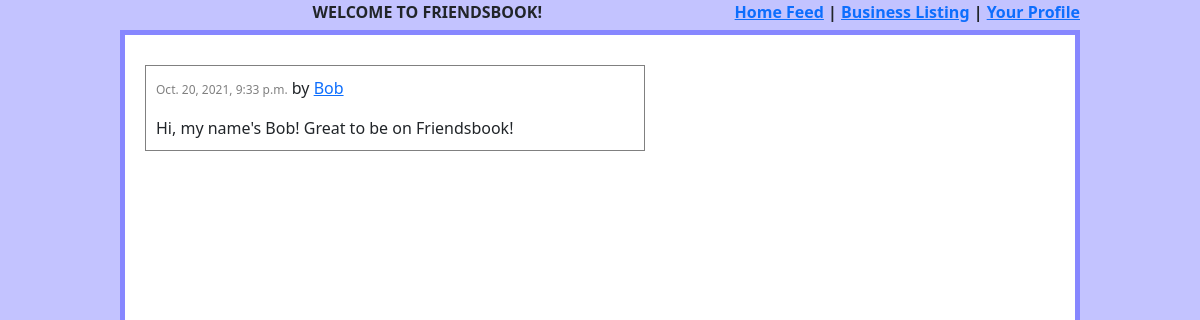
Screenshot of /post/3 with the database file from the repository.
### post/models.py (models this page shows, shortened)
class Post(models.Model):
    author = models.ForeignKey(User, null=True, blank=True, on_delete=CASCADE)
    content = models.CharField(max_length=140, validators=[validate_no_bad_words])
    created_on = models.DateTimeField('date created', auto_now_add=True)
    objects = models.Manager()
    feed_manager = FeedManager()

### post/views.py (the view)
# urls.py: path('post/<int:post_id>', post_detail, name='post'),
def post_detail(request, post_id):
    template = loader.get_template('post_detail.html')
    post = get_object_or_404(Post, id=post_id)
    return HttpResponse(template.render({'post': post}, request))

### post/templates/post_detail.html
{% include 'header.html' %}
<div class="wrapper">
    <div class="post">
        <span id="post-{{post.id}}">
            <span class="date">{{post.created_on}}</span> by <a href="/profile/{{ post.author.id }}">{{post.author.username}}</a>
                </p>{{post.content}}
        </span>
    </div>
</div>

### static/css/styles.css (style rules this page uses)
.wrapper { border: 5px solid rgb(135, 135, 255); width: 80%; margin: auto; padding: 20px; background-color: white; height: 100%; }
.post { border: 1px solid gray; width: 500px; padding: 10px; margin-top: 10px; }
.date { color: gray; font-size: 12px; }

### rows the page displays
Post: created_on "Oct. 20, 2021, 9:33 p.m.", author.username "Bob", content "Hi, my name's Bob! Great to be on Friendsbook!"
